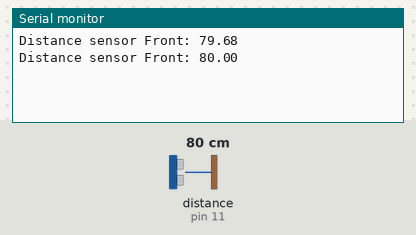
Bench run of a sketch on a simulated Arduino Uno, built with avr-gcc and run on an emulated ATmega328P. Parts: the last lines printed to the serial monitor. Wiring (inferred from the names in the program): ultrasonic range finder: trigger pin 12; echo pin 11. Inputs (shaded band) come from the test bench; at power-on: distance to the obstacle (sensor on pin 11) 80 cm. The echo pulse lasts 58.3 µs per cm.

Above: at 1.8 s.
1.9 s: distance to the obstacle (sensor on pin 11) set to 2 cm
At 2.8 s:
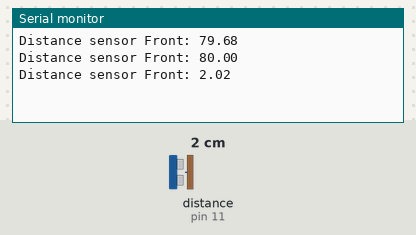
3.4 s: distance to the obstacle (sensor on pin 11) set to 4 cm
At 4.8 s:
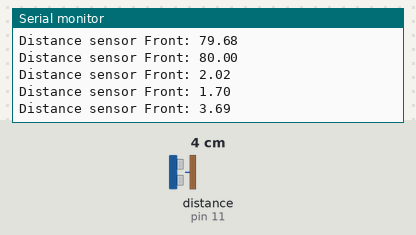
Timing chart, 0 to 6.4 s (numbered marks = the images above; inputs shaded):
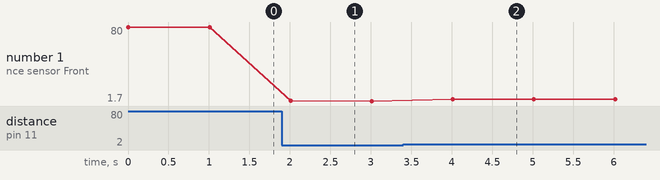

Measured:
- after the input at 1.9 s, the serial monitor: prints a new line after 0.11 s (image 1)
- after the input at 3.4 s, the serial monitor: prints a new line after 0.61 s (image 2)
- plotted number 1: 80 → 1.7 after the input at 1.9 s, 1.7 → 3.69 after the input at 3.4 s

The sketch:

test_sensor.ino
```cpp
const int FRONT_TRIG_PIN = 12 ;
const int FRONT_ECHO_PIN = 11 ;

float durationFront, distanceFront;

void setup() {
  // put your setup code here, to run once:
  pinMode(FRONT_TRIG_PIN, OUTPUT);
  pinMode(FRONT_ECHO_PIN, INPUT);
  Serial.begin(9600);
}

void loop() {
  // put your main code here, to run repeatedly:
  digitalWrite(FRONT_TRIG_PIN, LOW);
  delayMicroseconds(2);
  digitalWrite(FRONT_TRIG_PIN, HIGH);
  delayMicroseconds(10);
  digitalWrite(FRONT_TRIG_PIN, LOW);
  durationFront = pulseIn(FRONT_ECHO_PIN, HIGH);
  if (durationFront > 0) {
    distanceFront = (durationFront * 0.0343) / 2;
    Serial.print("Distance sensor Front: ");
    Serial.println(distanceFront);
  } else {
    Serial.println("Distance sensor Front: No echo received");
  }
  delay(1000);
}
```
